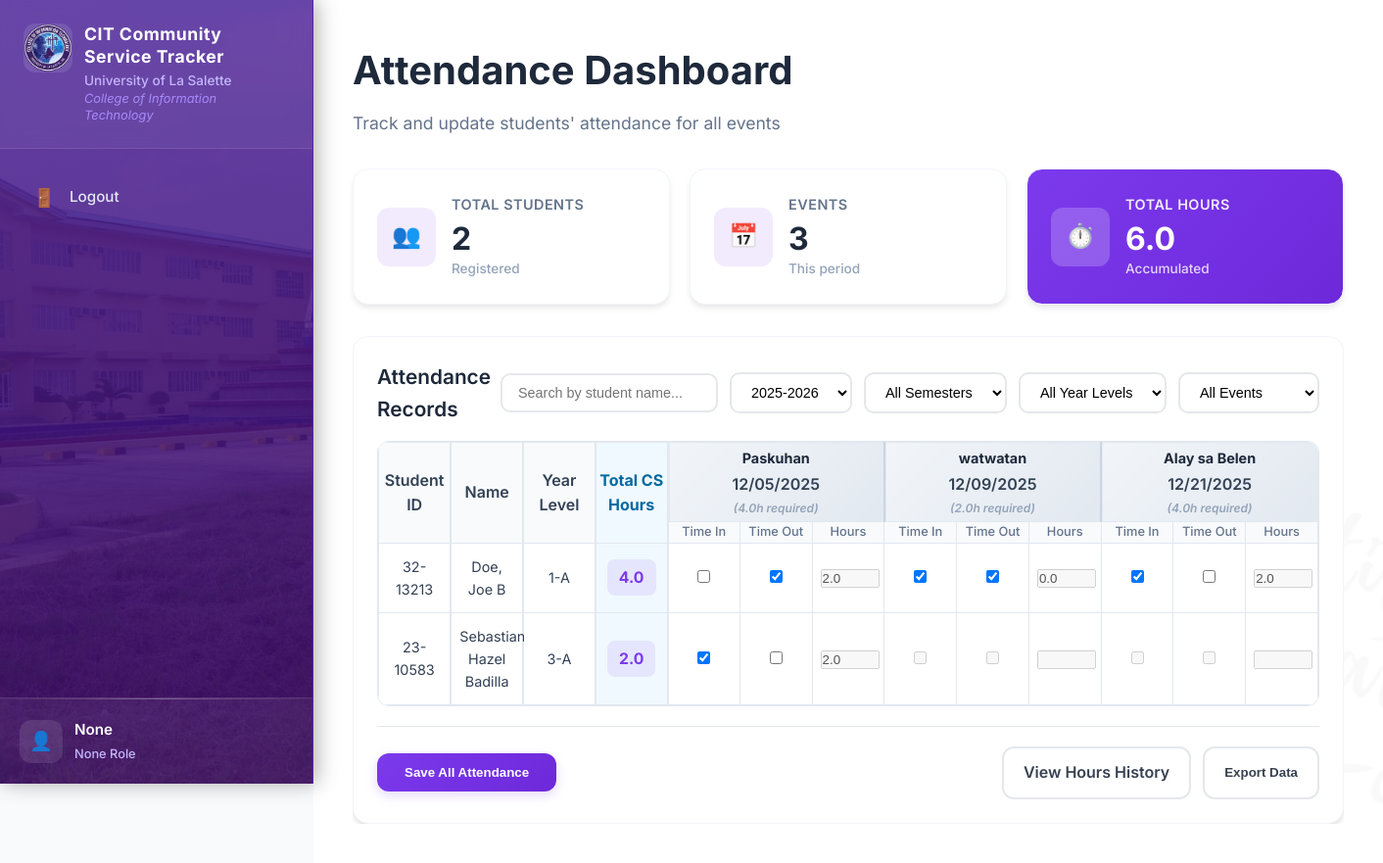
The app's page /attendance_dashboard with its own data.
### models.py (models this page shows, shortened)
class Event(db.Model):
    id = db.Column(db.Integer, primary_key=True)
    name = db.Column(db.String(255), nullable=False)
    date = db.Column(db.Date, nullable=False)
    required_hours = db.Column(db.Float, default=2.0, nullable=False)
    target_years = db.Column(db.String(255), nullable=False)   # CSV of YearLevel IDs or "all"
    semester_id = db.Column(db.Integer, db.ForeignKey("semester.id"), nullable=True)
    semester = db.relationship("Semester", backref="events")
    created_at = db.Column(db.DateTime, default=datetime.utcnow)
    attendance = db.relationship("EventAttendance", backref="event", cascade="all, delete-orphan")

class Student(db.Model):
    id = db.Column(db.Integer, primary_key=True)
    student_id = db.Column(db.String(8), unique=True, nullable=False)
    fname = db.Column(db.String(50), nullable=False)
    mname = db.Column(db.String(50), nullable=True)
    lname = db.Column(db.String(50), nullable=False)
    year_level_id = db.Column(db.Integer, db.ForeignKey("year_level.id"), nullable=False)
    status = db.Column(db.String(20), nullable=False, default="active")  # active, inactive, graduate
    created_at = db.Column(db.DateTime, default=datetime.utcnow)

class YearLevel(db.Model):
    id = db.Column(db.Integer, primary_key=True)
    academic_year_id = db.Column(db.Integer, db.ForeignKey("academic_year.id"), nullable=False)
    level = db.Column(db.Integer, nullable=False)         # 1-4
    section = db.Column(db.String(5), nullable=False)
    created_at = db.Column(db.DateTime, default=datetime.utcnow)
    students = db.relationship("Student", backref="year_level", cascade="all, delete-orphan")
    __table_args__ = (
        db.UniqueConstraint("academic_year_id", "level", "section", name="uq_year_level_section"),
    )

class EventAttendance(db.Model):
    id = db.Column(db.Integer, primary_key=True)
    event_id = db.Column(db.Integer, db.ForeignKey("event.id"), nullable=False)
    student_id = db.Column(db.Integer, db.ForeignKey("student.id"), nullable=False)
    timed_in = db.Column(db.Boolean, default=False)
    timed_out = db.Column(db.Boolean, default=False)
    accumulated_hours = db.Column(db.Float, default=0.0)
    created_at = db.Column(db.DateTime, default=datetime.utcnow)
    student = db.relationship("Student", backref="event_attendances")
    __table_args__ = (
        db.UniqueConstraint("event_id", "student_id", name="uq_event_student"),
    )

### routes.py (the view)
@app.route("/attendance_dashboard")
def attendance_dashboard():
    selected_ay_id = request.args.get("academic_year", type=int)
    selected_sem_id = request.args.get("semester", type=int)
    academic_years = AcademicYear.query.order_by(AcademicYear.year.desc()).all()
    if not selected_ay_id and academic_years:
        current_ay = academic_years[0]
        selected_ay_id = current_ay.id
    else:
        current_ay = AcademicYear.query.get(selected_ay_id)
    semesters = current_ay.semesters if current_ay else []
    current_semester = Semester.query.get(selected_sem_id) if selected_sem_id else None
    if current_ay:
        students = (
            Student.query.join(YearLevel)
            .filter(Student.status == "active", YearLevel.academic_year_id == current_ay.id)
            .order_by(Student.lname, Student.fname, Student.mname)
            .all()
        )
        year_levels = (
            YearLevel.query.filter_by(academic_year_id=current_ay.id)
            .order_by(YearLevel.level, YearLevel.section)
            .all()
        )
    else:
        students = []
        year_levels = []
    if current_ay:
        if current_semester:
            events = Event.query.filter_by(semester_id=current_semester.id).order_by(Event.date).all()
        else:
            sem_ids = [sem.id for sem in semesters]
            events = Event.query.filter(Event.semester_id.in_(sem_ids)).order_by(Event.date).all()
    else:
        events = []
    total_hours = sum(
        student.total_hours_override if getattr(student, "total_hours_override", None) is not None
        else sum(att.accumulated_hours for att in student.event_attendances)
        for student in students
    )
    return render_template(
        "attendance_dashboard.html",
        students=students,
        events=events,
        year_levels=year_levels,
        academic_years=academic_years,
        semesters=semesters,
        selected_ay_id=selected_ay_id,
        selected_sem_id=selected_sem_id,
        total_hours=total_hours  # pass to template
    )

### templates/attendance_dashboard.html (shortened to what this page needs)
{% extends "base.html" %}
{% block content %}
<link rel="stylesheet" href="{{ url_for('static', filename='css/attendance_dashboard.css') }}">
<div class="dashboard-header">
    <h1>Attendance Dashboard</h1>
    <p class="subtitle">Track and update students' attendance for all events</p>
</div>
<div class="metrics-grid" style="margin-bottom: 32px;">
    <div class="metric-card">
        <div class="metric-icon">👥</div>
        <div class="metric-content">
            <h3>Total Students</h3>
            <div class="metric-value">{{ students|length }}</div>
            <div class="metric-label">Registered</div>
        </div>
    </div>
    <div class="metric-card">
        <div class="metric-icon">📅</div>
        <div class="metric-content">
            <h3>Events</h3>
            <div class="metric-value">{{ events|length }}</div>
            <div class="metric-label">This period</div>
        </div>
    </div>
    <div class="metric-card highlight">
        <div class="metric-icon">⏱️</div>
        <div class="metric-content">
            <h3>Total Hours</h3>
            <div class="metric-value">{{ total_hours|default(0)|round(2) }}</div>
            <div class="metric-label">Accumulated</div>
        </div>
    </div>
</div>
<div class="attendance-table-wrapper">
    <div class="content-card">
        <div class="card-header">
            <h3>Attendance Records</h3>
            <div class="filters">
                <input type="text" id="nameSearchInput" class="filter-select" placeholder="Search by student name..." onchange="applyFilters()">
                <select id="academicYearFilter" class="filter-select">
                    {% for ay in academic_years %}
                    <option value="{{ ay.id }}" {% if ay.id == selected_ay_id %}selected{% endif %}>
                        {{ ay.year }}
                    </option>
                    {% endfor %}
                </select>
                <select id="semesterFilter" class="filter-select">
                    <option value="">All Semesters</option>
                </select>
                <select id="yearLevelFilter" class="filter-select">
                    <option value="">All Year Levels</option>
                </select>
                <select id="eventFilter" class="filter-select">
                    <option value="">All Events</option>
                </select>
            </div>
        </div>
        <form method="post" action="{{ url_for('save_all_attendance') }}">
            <div class="card-content">
                <div class="table-container">
                    <table class="attendance-table">
                        <thead>
                            <tr>
                                <th rowspan="2" class="sticky-col">Student ID</th>
                                <th rowspan="2" class="sticky-col name-col">Name</th>
                                <th rowspan="2" class="sticky-col">Year Level</th>
                                <th rowspan="2" class="sticky-col total-col">Total CS Hours</th>
                                {% for event in events %}
                                    <th colspan="3"
                                        class="event-header"
                                        data-event-id="{{ event.id }}"
                                        data-event-id-header="{{ event.id }}">
                                        <div class="event-info">
                                            <strong>{{ event.name }}</strong>
                                            <div class="event-date-chip">
                                                <span>{{ event.date.strftime('%m/%d/%Y') }}</span>
                                            </div>
                                            <span class="event-hours">({{ event.required_hours }}h required)</span>
                                        </div>
                                    </th>
                                {% endfor %}
                            </tr>
                            <tr>
                                {% for event in events %}
                                    <th class="sub-header" data-event-id="{{ event.id }}" data-event-id-header="{{ event.id }}">Time In</th>
                                    <th class="sub-header" data-event-id="{{ event.id }}" data-event-id-header="{{ event.id }}">Time Out</th>
                                    <th class="sub-header" data-event-id="{{ event.id }}" data-event-id-header="{{ event.id }}">Hours</th>
                                {% endfor %}
                            </tr>
                        </thead>
                        <tbody>
                            {% for student in students %}
                            <tr class="student-row"
                                data-year-level="{{ student.year_level.level }}-{{ student.year_level.section }}"
                                data-academic-year="{{ student.year_level.academic_year_id }}"
                                data-semester-ids="{{ student.event_attendances | map(attribute='event.semester_id') | list | join(',') }}">
                                <td class="sticky-col">{{ student.student_id }}</td>
                                <td class="sticky-col name-col">{{ student.lname }}, {{ student.fname }} {{ student.mname }}</td>
                                <td class="sticky-col">{{ student.year_level.level }}-{{ student.year_level.section }}</td>
                                <td class="sticky-col total-col">
                                    <span class="total-hours">{{ student.event_attendances | sum(attribute='accumulated_hours') | round(2) }}</span>
                                </td>
                                {% for event in events %}
                                    {% set attendance = student.event_attendances | selectattr("event_id", "equalto", event.id) | first %}
                                    {% if attendance %}
                                        <td class="checkbox-cell" data-event-id="{{ event.id }}">
                                            <input type="checkbox" name="timein_{{ attendance.id }}" {% if attendance.timed_in %}checked{% endif %}>
                                        </td>
                                        <td class="checkbox-cell" data-event-id="{{ event.id }}">
                                            <input type="checkbox" name="timeout_{{ attendance.id }}" {% if attendance.timed_out %}checked{% endif %}>
                                        </td>
                                        <td class="hours-cell" data-event-id="{{ event.id }}">
                                            <input type="number" step="0.1" min="0" max="{{ event.required_hours }}"
                                                name="hours_{{ attendance.id }}"
                                                value="{{ attendance.accumulated_hours }}" disabled readonly>
                                        </td>
                                    {% else %}
                                        <td class="checkbox-cell" data-event-id="{{ event.id }}">
                                            <input type="checkbox" disabled>
                                        </td>
                                        <td class="checkbox-cell" data-event-id="{{ event.id }}">
                                            <input type="checkbox" disabled>
                                        </td>
                                        <td class="hours-cell" data-event-id="{{ event.id }}">
                                            <input type="number" step="0.1" min="0" max="{{ event.required_hours }}" disabled>
                                        </td>
                                    {% endif %}
                                {% endfor %}
                            </tr>
                            {% endfor %}
                            </tbody>
                    </table>
                </div>
                <div class="action-bar">
                    <button type="submit" class="btn-primary">Save All Attendance</button>
                    <div class="action-buttons">
                        <a href="{{ url_for('attendance_history') }}" class="btn-secondary">View Hours History</a>
                        <button type="button" id="exportBtn" class="btn-secondary">Export Data</button>
                    </div>
                </div>
            </div>
        </form>
    </div>
</div>
{% endblock %}

### static/css/dashboard.css (style rules this page uses)
* { margin: 0; padding: 0; box-sizing: border-box; }
body, html { font-family: 'Inter', sans-serif; background-color: #f8fafc; height: 100%; color: #334155; line-height: 1.6; }
.dashboard-header { margin-bottom: 32px; }
.dashboard-header h1 { font-size: 2.5em; font-weight: 700; color: #1e293b; margin-bottom: 8px; }
.dashboard-header .subtitle { color: #64748b; font-size: 1.1em; font-weight: 400; }
.metrics-grid { display: grid; grid-template-columns: repeat(auto-fit, minmax(240px, 1fr)); gap: 24px; margin-bottom: 40px; }
.metric-card { background: #fff; border-radius: 16px; padding: 24px; box-shadow: 0 4px 6px -1px rgba(0, 0, 0, 0.1), 0 2px 4px -1px rgba(0, 0, 0, 0.06); transition: all 0.3s ease; border: 1px solid #f1f5f9; display: flex; align-items: center; gap: 16px; }
.metric-card.highlight { background: linear-gradient(135deg, #7c3aed 0%, #6d28d9 100%); color: white; }
.metric-card.highlight .metric-content h3, .metric-card.highlight .metric-value, .metric-card.highlight .metric-label { color: white; }
.metric-icon { width: 60px; height: 60px; border-radius: 12px; background: rgba(124, 58, 237, 0.1); display: flex; align-items: center; justify-content: center; font-size: 1.5em; }
.metric-card.highlight .metric-icon { background: rgba(255, 255, 255, 0.2); }
.metric-content h3 { font-size: 0.95em; font-weight: 600; color: #64748b; margin-bottom: 8px; text-transform: uppercase; letter-spacing: 0.5px; }
.metric-card.highlight .metric-content h3 { color: rgba(255, 255, 255, 0.9); }
.metric-value { font-size: 2.2em; font-weight: 700; color: #1e293b; margin-bottom: 4px; line-height: 1; }
.metric-label { font-size: 0.85em; color: #94a3b8; font-weight: 500; }
.content-card { background: #fff; border-radius: 16px; box-shadow: 0 4px 6px -1px rgba(0, 0, 0, 0.1), 0 2px 4px -1px rgba(0, 0, 0, 0.06); border: 1px solid #f1f5f9; overflow: hidden; }
.card-header { padding: 24px 24px 0; display: flex; justify-content: space-between; align-items: center; margin-bottom: 16px; }
.card-header h3 { font-size: 1.3em; font-weight: 600; color: #1e293b; flex: 1; }
.card-content { padding: 0 24px 24px; }

### templates/attendance_dashboard.html (style rules this page uses)
.attendance-table-wrapper { width: 100%; overflow-x: auto; }
.table-container { width: 100%; overflow: hidden; }
.attendance-table { width: 100%; min-width: 800px; border-collapse: collapse; table-layout: fixed; }
.sticky-col { position: sticky; left: 0; background: #fff; z-index: 2; border-right: 1px solid #ccc; }

### records on screen
Event: name "Paskuhan", date "12/05/2025", required_hours "4.0"
Event: name "watwatan", date "12/09/2025", required_hours "2.0"
Event: name "Alay sa Belen", date "12/21/2025", required_hours "4.0"
Student: student_id "32-13213", lname "Doe", fname "Joe", mname "B", year_level.level "1", year_level.section "A", event_attendances|sum "4.0"
EventAttendance: timed_out "☑", accumulated_hours "2.0"
EventAttendance: timed_in "☑", timed_out "☑", accumulated_hours "0.0"
EventAttendance: timed_in "☑", accumulated_hours "2.0"
Student: student_id "23-10583", lname "Sebastian", fname "Hazel", mname "Badilla", year_level.level "3", year_level.section "A", event_attendances|sum "2.0"
EventAttendance: timed_in "☑", accumulated_hours "2.0"

### other values on screen
{{ session.get('username') }} "None"
{{ session.get('role') }} "None"
{{ students|length }} "2"
{{ events|length }} "3"
{{ total_hours|default(0)|round(2) }} "6.0"
form field value "2025-2026"
